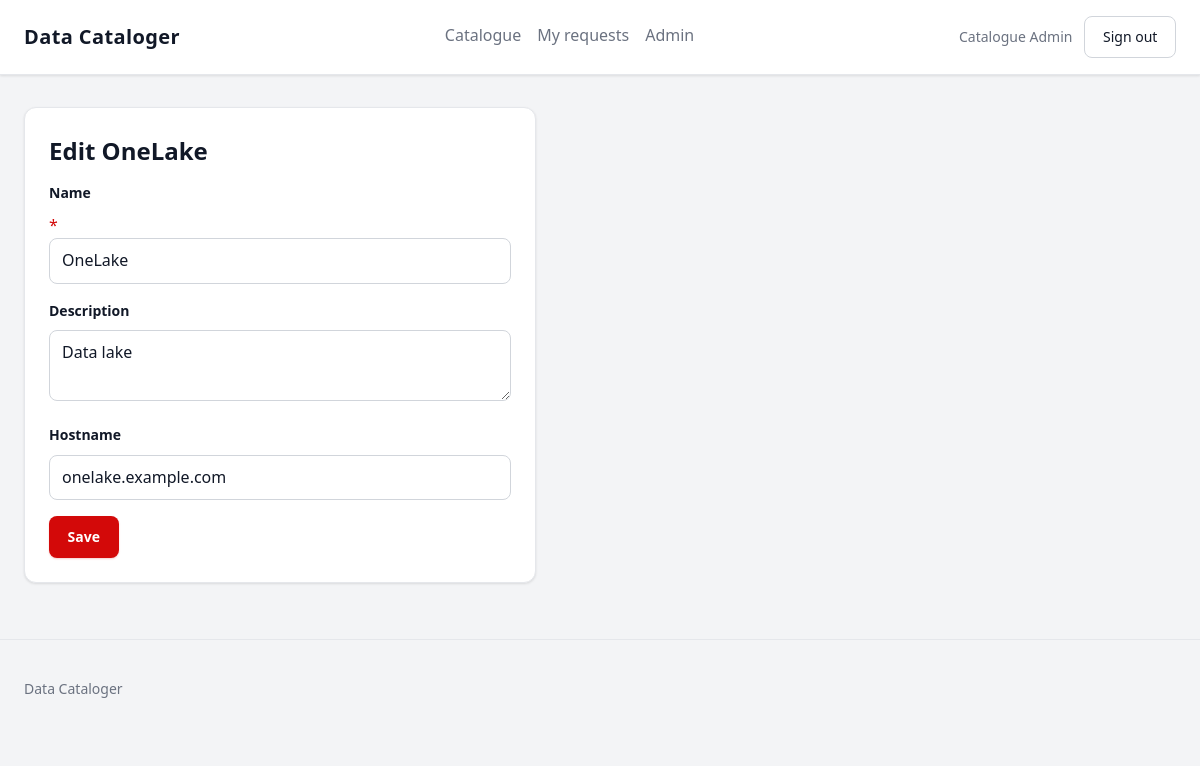
The page /admin/source-systems/2/edit (signed in) on the database its author committed.
### app/models/user.py (models this page shows, shortened)
class User(UserMixin, db.Model):
    __tablename__ = "users"
    id = db.Column(db.Uuid, primary_key=True, default=uuid.uuid4)
    email = db.Column(db.String(255), unique=True, nullable=False)
    full_name = db.Column(db.String(255), nullable=False)
    password_hash = db.Column(db.Text, nullable=False)
    role = db.Column(db.Enum(UserRole, name="user_role"), nullable=False, default=UserRole.viewer)
    is_active = db.Column(db.Boolean, nullable=False, default=True)
    created_at = db.Column(
        db.DateTime(timezone=True), nullable=False, default=lambda: datetime.now(timezone.utc)
    )

### app/models/source_system.py (models this page shows)
class SourceSystem(db.Model):
    __tablename__ = "source_systems"
    id = db.Column(db.Integer, primary_key=True)
    name = db.Column(db.String(255), unique=True, nullable=False)
    description = db.Column(db.Text)
    hostname = db.Column(db.String(255))
    created_at = db.Column(
        db.DateTime(timezone=True), nullable=False, default=lambda: datetime.now(timezone.utc)
    )

### app/admin/routes.py (the view, shortened to what this page needs)
@admin_bp.route("/source-systems/<int:item_id>/edit", methods=["GET", "POST"])
@role_required(UserRole.admin)
def source_system_edit(item_id: int):
    row = db.session.get(SourceSystem, item_id)
    if row is None:
        abort(404)
    form = SourceSystemForm(obj=row)
    return render_template(
        "admin/source_systems/form.html",
        title=f"Edit {row.name}",
        form=form,
        item=row,
    )

### app/admin/forms.py
class SourceSystemForm(FlaskForm):
    name = StringField("Name", validators=[DataRequired(), Length(max=255)])
    description = TextAreaField("Description", validators=[Optional(), Length(max=2000)])
    hostname = StringField("Hostname", validators=[Optional(), Length(max=255)])
    submit = SubmitField("Save")

### app/templates/admin/source_systems/form.html (shortened to what this page needs)
{% extends 'base.html' %}
{% from 'macros.html' import render_field %}
{% block content %}
<section class="card narrow">
  <h1>{{ title }}</h1>
  <form method="post" novalidate>
    {{ render_field(form.name, required=true) }}
    {{ render_field(form.description) }}
    {{ render_field(form.hostname) }}
    <button type="submit" class="btn btn-primary">{{ form.submit.label.text }}</button>
  </form>
</section>
{% endblock %}

### app/templates/base.html (shortened to what this page needs)
<!doctype html>
<html lang="en">
<head>
  <link rel="stylesheet" href="{{ url_for('static', filename='css/main.css') }}">
</head>
<body>
  <header class="site-header">
    <div class="container header-inner">
      <a class="brand" href="{{ url_for('index') }}">Data Cataloger</a>
      {% if current_user.is_authenticated %}
      <nav class="site-nav" aria-label="Primary">
        <a href="{{ url_for('catalogue.list_datasets') }}">Catalogue</a>
        <a href="{{ url_for('catalogue.my_requests') }}">My requests</a>
        {% if current_user.role.value == 'admin' %}
        <a href="{{ url_for('admin.dashboard') }}">Admin</a>
        {% endif %}
      </nav>
      <div class="session">
        <span class="session-user">{{ current_user.full_name }}</span>
        <form method="post" action="{{ url_for('auth.logout') }}" class="inline-form">
          <button type="submit" class="btn btn-secondary">Sign out</button>
        </form>
      </div>
      {% endif %}
    </div>
  </header>
  <main id="main-content" class="container main-content">
    {% block content %}{% endblock %}
  </main>
  <footer class="site-footer">
    <div class="container">
      <p>Data Cataloger</p>
    </div>
  </footer>
</body>
</html>

### app/templates/macros.html (shortened to what this page needs)
{% macro render_field(field, required=false) %}
  <div class="form-field{% if field.errors %} form-field-error{% endif %}">
    {{ field.label(class='form-label') }}
    {% if required %}<span class="required-mark" aria-hidden="true">*</span>{% endif %}
    {{ field(class='form-control', aria_describedby=field.id ~ '-error') }}
  </div>
{% endmacro %}

### app/static/css/main.css (style rules this page uses)
:root { --color-bg: #f3f4f6; --color-surface: #ffffff; --color-text: #111827; --color-muted: #6b7280; --color-border: #e5e7eb; --color-border-strong: #d1d5db; --color-accent: #d30909; --color-accent-hover: #a80707; --color-success: #16a34a; --color-error: #d30909; --space-1: 0.25rem; --space-2: 0.5rem; --space-3: 0.75rem; --space-4: 1rem; --space-5: 1.5rem; --space-6: 2rem; --radius: 0.5rem; --radius-lg: 0.75rem; --max-width: 72rem; --font: system-ui, -apple-system, "Segoe UI", Roboto, sans-serif; --text-sm: 0.875rem; --text-base: 1rem; --text-lg: 1.25rem; --text-xl: 1.5rem; --shadow-sm: 0 1px 3px rgba(0, 0, 0, 0.07), 0 1px 2px rgba(0, 0, 0, 0.04); --shadow-md: 0 4px 12px rgba(0, 0, 0, 0.08), 0 2px 4px rgba(0, 0, 0, 0.04); --transition: 150ms ease; }
* { box-sizing: border-box; }
body { margin: 0; font-family: var(--font); font-size: var(--text-base); line-height: 1.6; color: var(--color-text); background: var(--color-bg); }
a { color: var(--color-accent); transition: color var(--transition); }
.container { width: min(100% - 2rem, var(--max-width)); margin-inline: auto; }
.site-header { background: var(--color-surface); border-bottom: 1px solid var(--color-border); box-shadow: var(--shadow-sm); position: sticky; top: 0; z-index: 100; }
.header-inner { display: flex; flex-wrap: wrap; gap: var(--space-3); align-items: center; justify-content: space-between; padding: var(--space-4) 0; }
.brand { font-weight: 700; font-size: var(--text-lg); text-decoration: none; color: var(--color-text); letter-spacing: 0.02em; transition: color var(--transition); }
.site-nav { display: flex; gap: var(--space-4); flex-wrap: wrap; }
.site-nav a { text-decoration: none; color: var(--color-muted); font-weight: 500; padding: var(--space-1) 0; border-bottom: 2px solid transparent; transition: color var(--transition), border-color var(--transition); }
.session { display: flex; gap: var(--space-3); align-items: center; flex-wrap: wrap; }
.session-user { color: var(--color-muted); font-size: var(--text-sm); font-weight: 500; }
.main-content { padding: var(--space-6) 0; }
.site-footer { border-top: 1px solid var(--color-border); padding: var(--space-5) 0; color: var(--color-muted); font-size: var(--text-sm); }
.card { background: var(--color-surface); border: 1px solid var(--color-border); border-radius: var(--radius-lg); padding: var(--space-5); margin-bottom: var(--space-5); box-shadow: var(--shadow-sm); }
.card.narrow { max-width: 32rem; }
h1 { font-size: var(--text-xl); margin: 0 0 var(--space-3); font-weight: 700; }
.btn { display: inline-flex; align-items: center; gap: var(--space-2); border: 1px solid transparent; border-radius: var(--radius); padding: 0.55rem 1.1rem; font: inherit; font-size: var(--text-sm); font-weight: 500; cursor: pointer; text-decoration: none; transition: background var(--transition), color var(--transition), box-shadow var(--transition), border-color var(--transition); white-space: nowrap; }
.btn-primary { background: var(--color-accent); color: var(--color-surface); font-weight: 600; box-shadow: 0 1px 2px rgba(211, 9, 9, 0.2); }
.btn-secondary { background: var(--color-surface); border-color: var(--color-border-strong); color: var(--color-text); }
.inline-form { display: inline; }
.form-field { margin-bottom: var(--space-4); }
.form-label { display: block; font-weight: 600; font-size: var(--text-sm); margin-bottom: var(--space-2); color: var(--color-text); }
.form-control { width: 100%; padding: 0.55rem 0.75rem; border: 1px solid var(--color-border-strong); border-radius: var(--radius); font: inherit; font-size: var(--text-base); background: var(--color-surface); color: var(--color-text); transition: border-color var(--transition), box-shadow var(--transition); }
.form-control::placeholder { color: var(--color-muted); }
.required-mark { color: var(--color-error); }

### rows shown on the page
User: full_name "Catalogue Admin"
SourceSystem: name "OneLake", description "Data lake", hostname "onelake.example.com"

### other values the page prints
{{ title }} "Edit OneLake"
{{ field.label(class='form-label') }} "Name Description Hostname"
